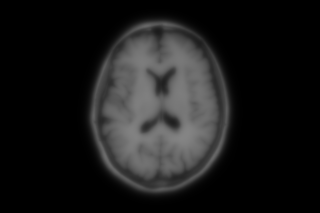
#> input picture ProyectoBFGS/I_1.pgm, 320 x 213 px
$ python sisi.py
#> lines starting #> are read from the running program, lines starting #| are printed output that depends on the picture; long printed decimals are rounded

import numpy as np
import matplotlib.pyplot as plt
from scipy import ndimage
import imageio.v2 as imageio

def to_float01(img):
    arr = np.asarray(img, dtype=float)
    if arr.ndim == 3 and arr.shape[2] >= 3:
        r, g, b = arr[...,0], arr[...,1], arr[...,2]
        arr = 0.299*r + 0.587*g + 0.114*b
    if arr.max() > arr.min():
        arr = (arr - arr.min()) / (arr.max() - arr.min())
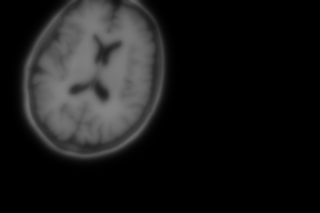
#> input picture ProyectoBFGS/I_6.pgm, 320 x 213 px
#> in to_float01 (call 2), `arr = (arr - arr.min()) / (arr.max() - arr.min())`:
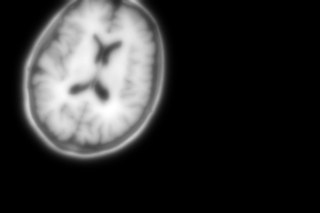
#> arr: shape (213, 320) float64; min 0, max 1, mean 0.19
    else:
        arr = np.zeros_like(arr, dtype=float)
    return arr.astype(float)

def transformar_matriz(matriz, t1, t2, t3, t4, t5, t6):
#> called with t1 = 1, t2 = 0, t3 = 0, t4 = 1, t5 = 0, t6 = 0
    alto, ancho = matriz.shape
#> alto = 213; ancho = 320
    cx, cy = ancho / 2.0, alto / 2.0
#> cx = 160; cy = 106.5

    det = t1 * t4 - t2 * t3
#> det = 1
    if abs(det) < 1e-10:
        return np.zeros_like(matriz)

    inv_t1 = t4 / det
#> inv_t1 = 1
    inv_t2 = -t2 / det
#> inv_t2 = 0
    inv_t3 = -t3 / det
#> inv_t3 = 0
    inv_t4 = t1 / det
#> inv_t4 = 1

    inv_t5 = -(inv_t1 * t5 + inv_t2 * t6)
#> inv_t5 = 0
    inv_t6 = -(inv_t3 * t5 + inv_t4 * t6)
#> inv_t6 = 0

    y, x = np.mgrid[0:alto, 0:ancho]
    x_c = x - cx
    y_c = y - cy

    xs = inv_t1 * x_c + inv_t2 * y_c + cx + inv_t5
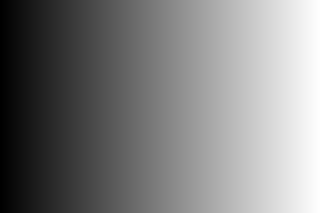
#> xs: shape (213, 320) float64; min 0, max 319, mean 159.5; drawn with min black and max white
    ys = inv_t3 * x_c + inv_t4 * y_c + cy + inv_t6
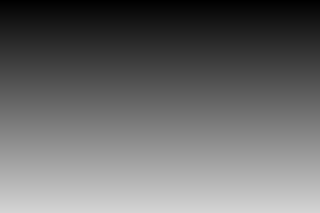
#> ys: shape (213, 320) float64; min 0, max 212, mean 106

    return ndimage.map_coordinates(matriz, [ys, xs], order=3, mode='constant', cval=0)

def error_cuadratico(a, b):
    return np.sum((a - b) ** 2) / (2 * a.size)

def funcion_objetivo(params, img_t, img_obj):
    rec = transformar_matriz(img_t, *params)
    return error_cuadratico(rec, img_obj)

class FuncionImagen:
    def __init__(self, img_t, img_obj, h=5e-4):
        self.img_t = img_t
        self.img_obj = img_obj
        self.h = h
        self.historial = []
        self._eval_cache = {}
        self._grad_cache = {}

    def _make_key(self, x):
        return tuple(np.round(x, 10))

    def eval(self, x):
        key = self._make_key(x)
        if key in self._eval_cache:
            val = self._eval_cache[key]
        else:
            val = funcion_objetivo(x, self.img_t, self.img_obj)
#> val = 0.0839
            self._eval_cache[key] = val
        self.historial.append(val)
        return val

    def grad(self, x):
        key = self._make_key(x)
        if key in self._grad_cache:
            return self._grad_cache[key].copy()

        g = np.zeros_like(x)
        f0 = self.eval(x)
#> f0 = 0.0839

        for i in range(len(x)):
            xh = np.array(x, float)
            xh[i] += self.h
            g[i] = (self.eval(xh) - f0) / self.h
#> this loop made 6 passes
#> val in eval on passes 1 to 6: 0.0839, 0.0839, 0.0839, 0.0839, 0.0839, 0.0838
#> after the loop, g = [0.0759, 0.017, 0.00721, 0.0333, -0.00102, -0.245]

        self._grad_cache[key] = g.copy()
        return g

def bfgs(func, x0, tau=1e-7, max_iter=150):
    x = np.array(x0, float)
    n = len(x)
    H = np.eye(n)
    g = func.grad(x)
#> g = [0.0759, 0.017, 0.00721, 0.0333, -0.00102, -0.245]

    for k in range(max_iter):
        if np.linalg.norm(g) < tau:
            break

        p = -H @ g

        if np.dot(p, g) >= -1e-10:
            print(f"[BFGS] Reiniciando H en iteración {k}")
            p = -g
            H = np.eye(n)

        alpha = 1.0
        f0 = func.historial[-1]
        c1 = 0.0001
        slope = np.dot(g, p)

        for _ in range(30):
            x_trial = x + alpha * p
            f_trial = func.eval(x_trial)
            if f_trial <= f0 + c1 * alpha * slope:
                break
            alpha *= 0.8
            if alpha < 1e-10:
                alpha = 1e-4
                break

        s = alpha * p
        x_new = x + s
        g_new = func.grad(x_new)
        y = g_new - g

        sy = np.dot(s, y)

        if sy > 1e-8 * np.linalg.norm(s) * np.linalg.norm(y):
            rho = 1.0 / sy
            I = np.eye(n)
            V = I - rho * np.outer(s, y)
            H = V @ H @ V.T + rho * np.outer(s, s)

            try:
                eigvals = np.linalg.eigvalsh(H)
                min_eig = np.min(eigvals)
                if min_eig < 1e-8:
                    H = H + (1e-6 - min_eig) * np.eye(n)
            except:
                print("[BFGS] Error en eigenvalues, reiniciando H")
                H = np.eye(n)
        else:
            if k % 10 == 0:
                print(f"[BFGS] Curvatura baja en iter {k}: sy={sy:.2e}")

        x = x_new
        g = g_new
#> this loop made 150 passes
#> slope on passes 1, 3, 4: -0.0673, -0.058, -0.0228
#> slope on pass 5: -0.00154
#| [BFGS] Curvatura baja en iter 20: sy=-8.05e-06
#| [BFGS] Curvatura baja en iter 30: sy=-1.87e-07
#| [BFGS] Curvatura baja en iter 100: sy=-5.53e-05
#> pass 1, in transformar_matriz (call 8), `ys = inv_t3 * x_c + inv_t4 * y_c + cy + inv_t6`:
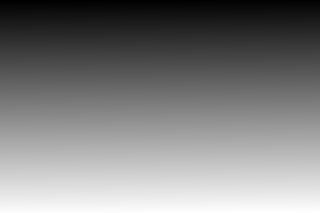
#> ys: shape (213, 320) float64; min -5.23, max 216.7, mean 105.7; drawn with min black and max white
#> pass 1, in funcion_objetivo (call 8), `rec = transformar_matriz(img_t, *params)`:
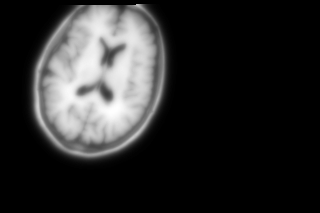
#> rec: shape (213, 320) float64; min -0.00171, max 1, mean 0.17; drawn with min black and max white

    return x

# ===== MAIN =====

I1 = to_float01(imageio.imread("I_1.pgm"))
I6 = to_float01(imageio.imread("I_6.pgm"))

func = FuncionImagen(I6, I1)
x0 = [1,0,0,1,0,0]

sol = bfgs(func, x0)
rec = transformar_matriz(I6, *sol)
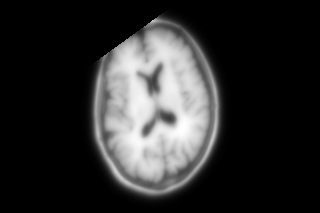
#> rec: shape (213, 320) float64; min -0.00183, max 1, mean 0.177; drawn with min black and max white

print("Parámetros:", sol)
#| Parámetros: [  0.7876   0.4446  -0.5708   0.8629  60.666
#|  -10.064]
print("Error final:", error_cuadratico(rec, I1))
#| Error final: 0.005797

error_val = error_cuadratico(rec, I1)
# Formateamos los parámetros a 4 decimales para que quepan bien en el gráfico
params_str = ", ".join([f"{val:.4f}" for val in sol])

# 2. Creamos el mensaje unificado
info_pantalla = f"Parámetros: [{params_str}]\nError final: {error_val:.8f}"

# 3. El "Check" en consola (imprimirá exactamente lo mismo que el gráfico)
print("-" * 20)
print(info_pantalla)
#| Parámetros: [0.7876, 0.4446, -0.5708, 0.8629, 60.6657, -10.0636]
#| Error final: 0.005797
print("-" * 20)

# ===== VISUAL =====
plt.figure(figsize=(12, 6))

plt.subplot(1,3,1)
plt.imshow(I1, cmap='gray', vmin=0, vmax=1)
plt.title("Imagen Original")
plt.axis('off')

plt.subplot(1,3,2)
plt.imshow(I6, cmap='gray', vmin=0, vmax=1)
plt.title("Imagen a transformar")
plt.axis('off')

plt.subplot(1,3,3)
plt.imshow(rec, cmap='gray', vmin=0, vmax=1)
plt.title("Resultado BFGS")
plt.axis('off')

# Usamos la misma variable 'info_pantalla' para el gráfico
plt.figtext(0.5, 0.05, info_pantalla, ha="center", fontsize=10,
            family='monospace', bbox={"facecolor":"lightgray", "alpha":0.2, "pad":10})

plt.tight_layout(rect=[0, 0.15, 1, 0.95])
plt.show()
